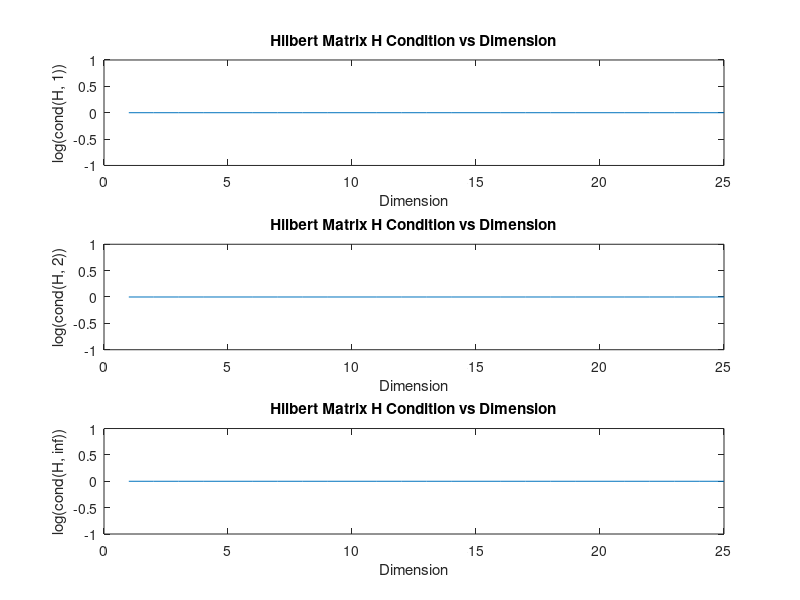

Write the MATLAB code that produced this figure.
% Create graph of Hilbert conditionining versus dimension for 1, 2, and
% inf norms.

% Number of plots in subplot
n_plots = 3;
fig_title = 'Hilbert Matrix H Condition vs Dimension';
x_axis = 'Dimension';

% anonymous function to get conditioning of hilbert matrix of size n for
% p-norm.
log_hil_cond = @(n, p) log(cond(hilbert(n), p));

subplots = [];

for p = 1:n_plots
    subplots(p) = subplot(n_plots, 1, p);
    
    if p > 2
        p_cond = @(n) log_hil_cond(n, inf);
        y_axis = 'log(cond(H, inf))';
    else
        p_cond = @(n) log_hil_cond(n, p);
        y_axis = sprintf('log(cond(H, %d))', p);
    end
    
    X = 1:25;
    Y = arrayfun(p_cond, X);
    
    plot(X, Y);
    
    title(fig_title);
    ylabel(y_axis);
    xlabel(x_axis);
end
